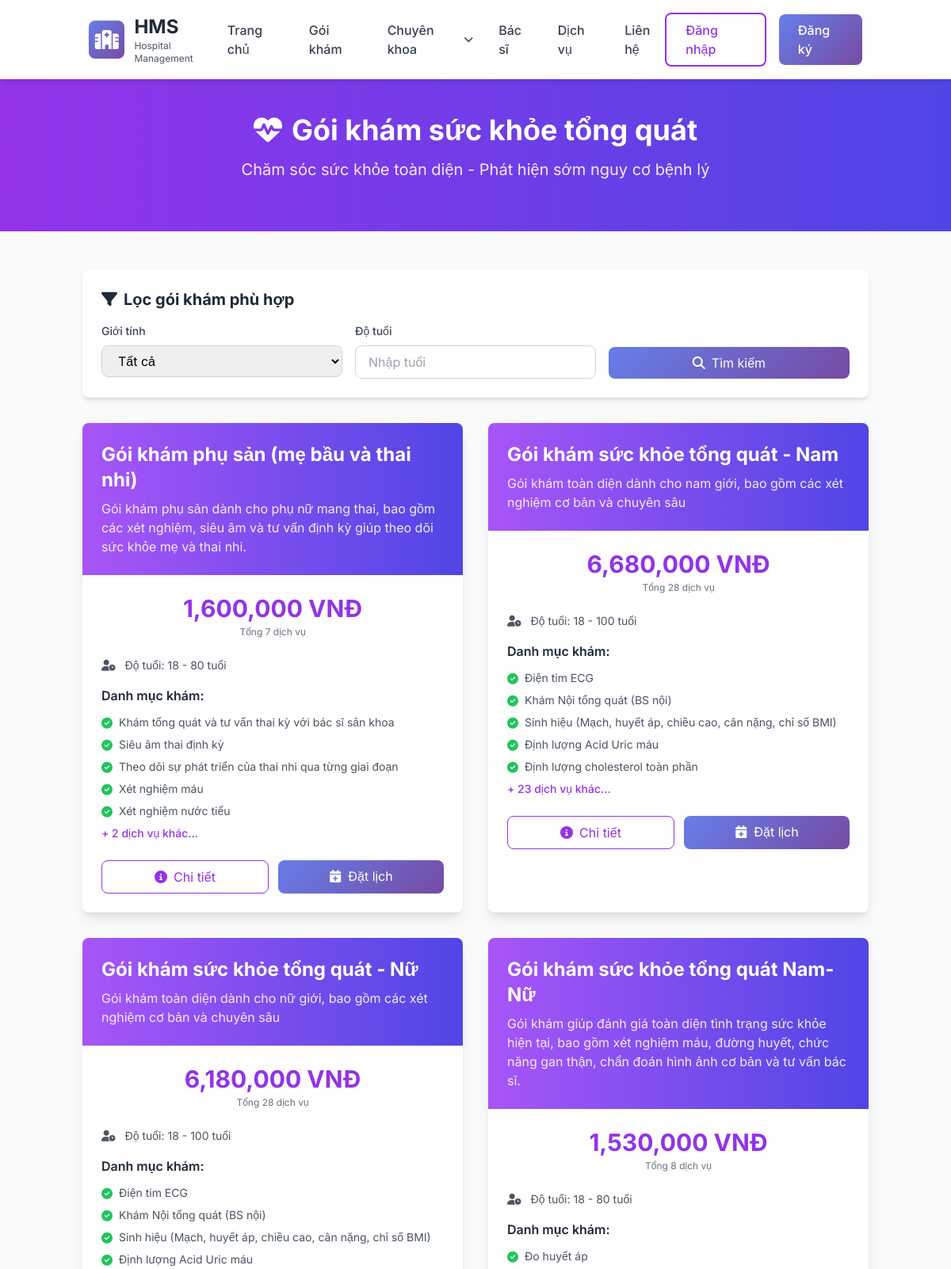
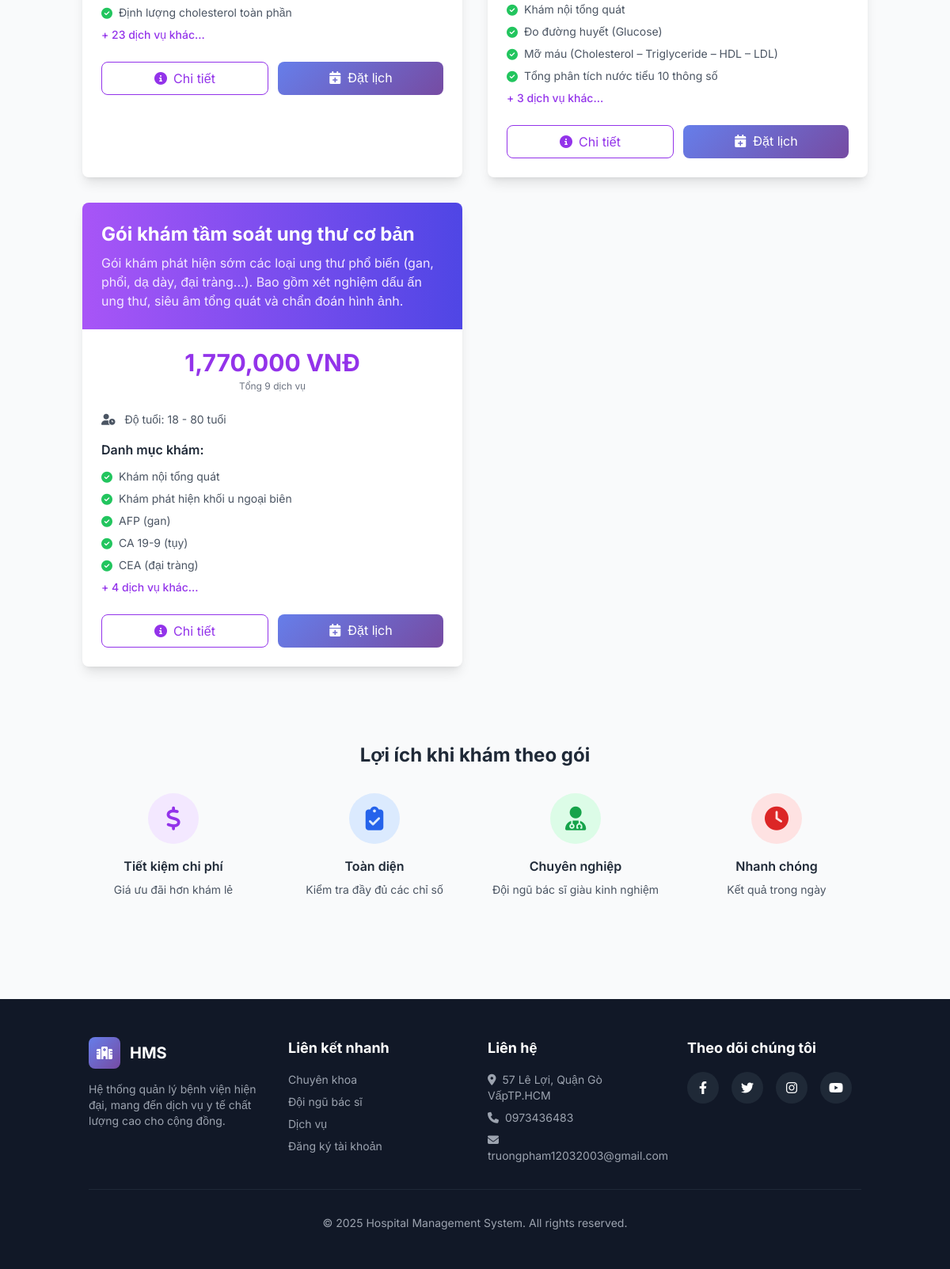
/WebBenhvien/hospital-management-system/public/packages, run on the app's committed database (2 pictures, top to bottom).
### tables this page shows
CREATE TABLE `health_packages` (
  `id` int(11) NOT NULL,
  `package_code` varchar(20) NOT NULL,
  `name` varchar(255) NOT NULL,
  `description` text DEFAULT NULL,
  `gender_requirement` enum('both','male','female') DEFAULT 'both',
  `min_age` int(11) DEFAULT 0,
  `max_age` int(11) DEFAULT 150,
  `is_active` tinyint(1) DEFAULT 1,
  `created_at` timestamp NOT NULL DEFAULT current_timestamp(),
  `updated_at` timestamp NOT NULL DEFAULT current_timestamp() ON UPDATE current_timestamp()
);

CREATE TABLE `package_services` (
  `id` int(11) NOT NULL,
  `package_id` int(11) NOT NULL,
  `service_name` varchar(255) NOT NULL,
  `service_price` decimal(10,2) DEFAULT 0.00,
  `duration_minutes` int(11) DEFAULT 30,
  `service_category` enum('general','blood_test','urine_test','imaging','specialist','other') DEFAULT 'general',
  `is_required` tinyint(1) DEFAULT 1,
  `gender_specific` enum('both','male','female') DEFAULT 'both',
  `notes` text DEFAULT NULL,
  `display_order` int(11) DEFAULT 0,
  `created_at` timestamp NOT NULL DEFAULT current_timestamp()
);

### app/Views/packages/index.php (the view, shortened to what the rows shown need)
<?php if (!isset($_SESSION['user_id'])): ?>
<div class="bg-gradient-to-r from-purple-600 to-indigo-600 text-white py-16">
    <div class="container mx-auto px-4">
        <div class="text-center">
            <h1 class="text-4xl font-bold mb-4">
                <i class="fas fa-heartbeat mr-3"></i>Gói khám sức khỏe tổng quát
            </h1>
        </div>
    </div>
</div>
<?php endif; ?>
<div class="<?= isset($_SESSION['user_id']) ? '' : 'container mx-auto' ?> px-4 py-12">
    <div class="grid grid-cols-1 md:grid-cols-2 gap-8">
        <?php foreach ($packages as $package): ?>
        <div class="bg-white rounded-lg shadow-lg overflow-hidden hover:shadow-xl transition">
            <div class="bg-gradient-to-r from-purple-500 to-indigo-600 text-white p-6">
                <h3 class="text-2xl font-bold mb-2"><?= htmlspecialchars($package['name']) ?></h3>
                <p class="text-purple-100"><?= htmlspecialchars($package['description']) ?></p>
            </div>
            <div class="p-6">
                <div class="mb-6">
                    <?php
                    $totalPrice = 0;
                    if (isset($package['services'])) {
                        foreach ($package['services'] as $service) {
                            $totalPrice += $service['service_price'] ?? 0;
                        }
                    }
                    ?>
                    <div class="text-center">
                        <span class="text-3xl font-bold text-purple-600">
                            <?= number_format($totalPrice) ?> VNĐ
                        </span>
                        <p class="text-xs text-gray-500 mt-1">Tổng <?= count($package['services'] ?? []) ?> dịch vụ</p>
                    </div>
                </div>
                <div class="mb-4 text-sm text-gray-600">
                    <i class="fas fa-user-clock mr-2"></i>
                    Độ tuổi: <?= $package['min_age'] ?> - <?= $package['max_age'] ?> tuổi
                </div>
                <div class="mb-6">
                    <h4 class="font-semibold text-gray-800 mb-3">Danh mục khám:</h4>
                    <div class="space-y-2">
                        <?php
                        $services = $package['services'] ?? [];
                        $displayServices = array_slice($services, 0, 5);
                        foreach ($displayServices as $service):
                        ?>
                        <div class="flex items-start text-sm text-gray-600">
                            <i class="fas fa-check-circle text-green-500 mr-2 mt-1"></i>
                            <span><?= htmlspecialchars($service['service_name']) ?></span>
                        </div>
                        <?php endforeach; ?>
                        <?php if (count($services) > 5): ?>
                        <div class="text-sm text-purple-600 font-medium">
                            + <?= count($services) - 5 ?> dịch vụ khác...
                        </div>
                        <?php endif; ?>
                    </div>
                </div>
                <div class="flex gap-3">
                    <a href="<?= APP_URL ?>/packages/<?= $package['id'] ?>"
                       class="flex-1 text-center px-4 py-2 border border-purple-600 text-purple-600 rounded-lg hover:bg-purple-50 transition">
                        <i class="fas fa-info-circle mr-2"></i>Chi tiết
                    </a>
                    <?php
                    $userRole = $_SESSION['role'] ?? null;
                    if ($userRole === 'patient' || !isset($_SESSION['user_id'])):
                    ?>
                    <a href="<?= APP_URL ?>/appointments/create?package_id=<?= $package['id'] ?>"
                       class="flex-1 text-center px-4 py-2 gradient-bg text-white rounded-lg hover:opacity-90 transition">
                        <i class="fas fa-calendar-plus mr-2"></i>Đặt lịch
                    </a>
                    <?php endif; ?>
                </div>
            </div>
        </div>
        <?php endforeach; ?>
    </div>
</div>
<?php
if (isset($_SESSION['user_id'])) {
    require_once APP_PATH . '/Views/layouts/main.php';
} else {
    require_once APP_PATH . '/Views/layouts/landing.php';
}
?>

### data on the page
health_packages: name "Gói khám phụ sản (mẹ bầu và thai nhi)", description "Gói khám phụ sản dành cho phụ nữ mang thai, bao gồm các xét nghiệm, siêu âm và tư vấn định kỳ giúp theo dõi sức khỏe mẹ và thai nhi.", totalPrice "1,600,000", count($package['services'] ?? []) "7", min_age "18", max_age "80", count($services) - 5 "2"
package_services: service_name "Khám tổng quát và tư vấn thai kỳ với bác sĩ sản khoa"
package_services: service_name "Siêu âm thai định kỳ"
package_services: service_name "Theo dõi sự phát triển của thai nhi qua từng giai đoạn"
package_services: service_name "Xét nghiệm máu"
package_services: service_name "Xét nghiệm nước tiểu"
health_packages: name "Gói khám sức khỏe tổng quát - Nam", description "Gói khám toàn diện dành cho nam giới, bao gồm các xét nghiệm cơ bản và chuyên sâu", totalPrice "6,680,000", count($package['services'] ?? []) "28", min_age "18", max_age "100", count($services) - 5 "23"
package_services: service_name "Điện tim ECG"
package_services: service_name "Khám Nội tổng quát (BS nội)"
package_services: service_name "Sinh hiệu (Mạch, huyết áp, chiều cao, cân nặng, chỉ số BMI)"
package_services: service_name "Định lượng Acid Uric máu"
package_services: service_name "Định lượng cholesterol toàn phần"
health_packages: name "Gói khám sức khỏe tổng quát - Nữ", description "Gói khám toàn diện dành cho nữ giới, bao gồm các xét nghiệm cơ bản và chuyên sâu", totalPrice "6,180,000", count($package['services'] ?? []) "28", min_age "18", max_age "100", count($services) - 5 "23"
package_services: service_name "Điện tim ECG"
package_services: service_name "Khám Nội tổng quát (BS nội)"
package_services: service_name "Sinh hiệu (Mạch, huyết áp, chiều cao, cân nặng, chỉ số BMI)"
package_services: service_name "Định lượng Acid Uric máu"
package_services: service_name "Định lượng cholesterol toàn phần"
health_packages: name "Gói khám sức khỏe tổng quát Nam-Nữ", description "Gói khám giúp đánh giá toàn diện tình trạng sức khỏe hiện tại, bao gồm xét nghiệm máu, đường huyết, chức năng gan thận, chẩn đoán hình ảnh cơ bản và tư vấn bác sĩ.", totalPrice "1,530,000", count($package['services'] ?? []) "8", min_age "18", max_age "80", count($services) - 5 "3"
package_services: service_name "Đo huyết áp"
package_services: service_name "Khám nội tổng quát"
package_services: service_name "Đo đường huyết (Glucose)"
package_services: service_name "Mỡ máu (Cholesterol – Triglyceride – HDL – LDL)"
package_services: service_name "Tổng phân tích nước tiểu 10 thông số"
health_packages: name "Gói khám tầm soát ung thư cơ bản", description "Gói khám phát hiện sớm các loại ung thư phổ biến (gan, phổi, dạ dày, đại tràng...). Bao gồm xét nghiệm dấu ấn ung thư, siêu âm tổng quát và chẩn đoán hình ảnh.", totalPrice "1,770,000", count($package['services'] ?? []) "9", min_age "18", max_age "80", count($services) - 5 "4"
package_services: service_name "Khám nội tổng quát"
package_services: service_name "Khám phát hiện khối u ngoại biên"
package_services: service_name "AFP (gan)"
package_services: service_name "CA 19-9 (tụy)"
package_services: service_name "CEA (đại tràng)"
